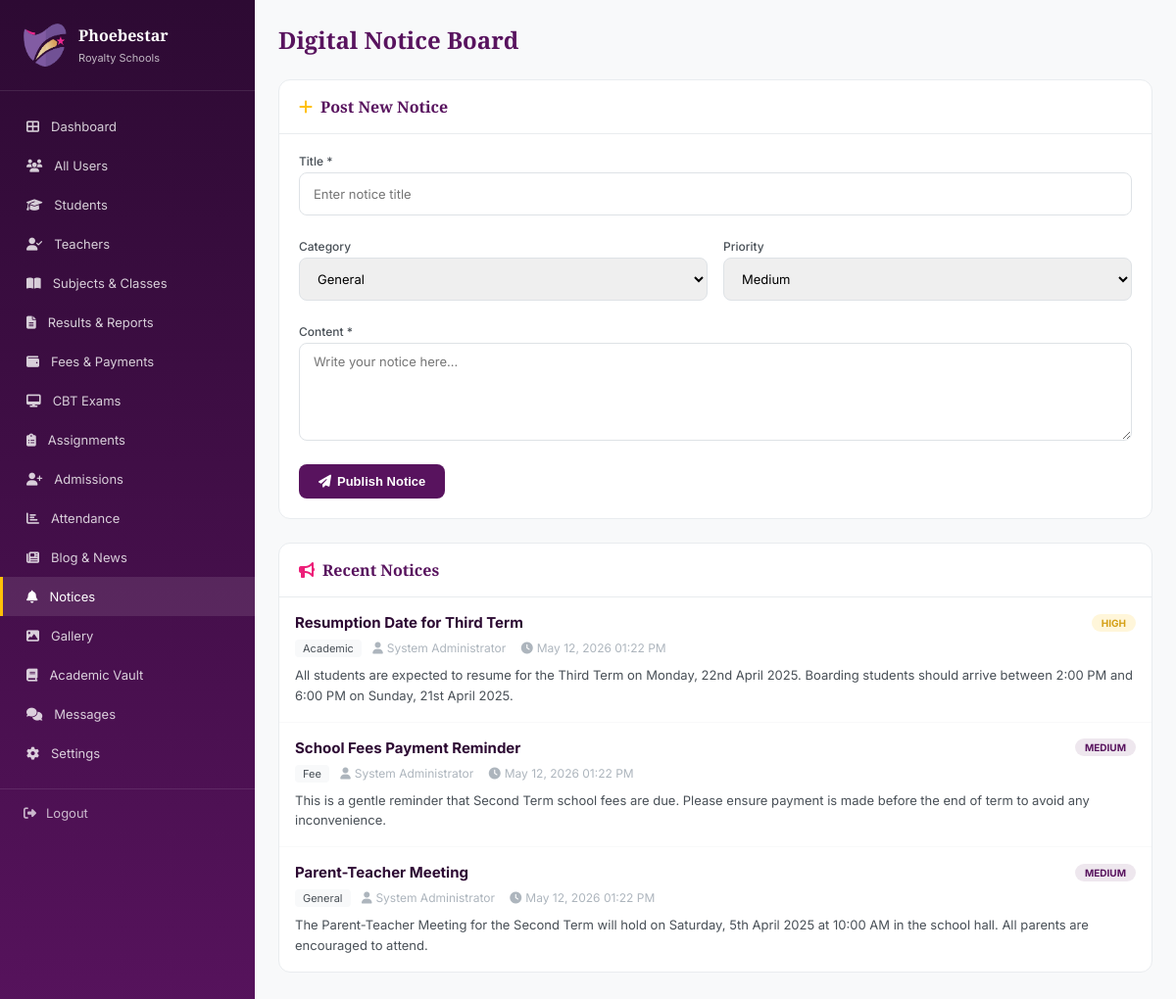
The page /public/pages/notices.php (signed in) on the database its author committed.
### tables this page shows
CREATE TABLE notices (
    id INT PRIMARY KEY AUTO_INCREMENT,
    title VARCHAR(200) NOT NULL,
    content TEXT NOT NULL,
    category ENUM('general', 'academic', 'sports', 'event', 'fee', 'exam', 'urgent') DEFAULT 'general',
    priority ENUM('low', 'medium', 'high', 'urgent') DEFAULT 'medium',
    target_roles JSON,
    target_classes JSON,
    attachment VARCHAR(255),
    posted_by INT,
    status ENUM('draft', 'published', 'archived') DEFAULT 'draft',
    publish_at DATETIME,
    expire_at DATETIME,
    created_at TIMESTAMP DEFAULT CURRENT_TIMESTAMP,
    FOREIGN KEY (posted_by) REFERENCES users(id) ON DELETE SET NULL
);

CREATE TABLE users (
    id INT PRIMARY KEY AUTO_INCREMENT,
    role_id INT NOT NULL DEFAULT 8,
    first_name VARCHAR(100) NOT NULL,
    last_name VARCHAR(100) NOT NULL,
    email VARCHAR(150) UNIQUE,
    phone VARCHAR(20),
    password_hash VARCHAR(255) NOT NULL,
    gender ENUM('Male', 'Female') DEFAULT NULL,
    date_of_birth DATE DEFAULT NULL,
    address TEXT,
    city VARCHAR(100) DEFAULT 'Osogbo',
    state VARCHAR(100) DEFAULT 'Osun State',
    passport_photo VARCHAR(255) DEFAULT NULL,
    barcode VARCHAR(100) UNIQUE,
    id_card_number VARCHAR(50) UNIQUE,
    status ENUM('active', 'inactive', 'suspended', 'graduated') DEFAULT 'active',
    last_login DATETIME,
    created_at TIMESTAMP DEFAULT CURRENT_TIMESTAMP,
    updated_at TIMESTAMP DEFAULT CURRENT_TIMESTAMP ON UPDATE CURRENT_TIMESTAMP,
    FOREIGN KEY (role_id) REFERENCES roles(id) ON DELETE RESTRICT
);

### includes/functions.php (called while the page is built, shortened)
<?php
function isLoggedIn() {
    return isset($_SESSION['user_id']) && $_SESSION['user_id'] > 0;
}
function getUserRole() {
    return $_SESSION['user_role'] ?? 'guest';
}
function hasRole($roles) {
    if (is_array($roles)) {
        return in_array($_SESSION['user_role'], $roles);
    }
    return $_SESSION['user_role'] === $roles;
}
function fetchAll($sql, $params = []) {
    $db = getDB();
    $stmt = $db->prepare($sql);
    $stmt->execute($params);
    return $stmt->fetchAll();
}
function sanitize($input) {
    return htmlspecialchars(trim($input), ENT_QUOTES, 'UTF-8');
}
function formatDate($date, $format = 'M d, Y') {
    return date($format, strtotime($date));
}
function getSidebarMenu($role) {
    $roleMap = [
        'proprietor' => 'admin',
        'director' => 'admin',
        'principal' => 'admin',
        'vice_principal' => 'teacher',
    ];
    $menuKey = $roleMap[$role] ?? $role;
    return $menus[$menuKey] ?? $menus['student'];
}

### public/pages/notices.php (the view, shortened to what this page needs)
<?php
require_once __DIR__ . '/../../includes/functions.php';
$role = getUserRole();
$sidebarMenu = getSidebarMenu($role);
$notices = fetchAll("SELECT n.*, u.first_name, u.last_name FROM notices n LEFT JOIN users u ON n.posted_by = u.id WHERE n.status = 'published' AND (n.expire_at IS NULL OR n.expire_at > NOW()) ORDER BY n.priority DESC, n.created_at DESC LIMIT 50");
?>
<!DOCTYPE html>
<html lang="en">
<head>
    <link rel="stylesheet" href="https://cdnjs.cloudflare.com/ajax/libs/font-awesome/6.5.1/css/all.min.css">
</head>
<body>
    <div class="dashboard">
        <aside class="sidebar" id="sidebar">
            <div class="sidebar-header">
                <img src="/public/assets/logo-icon.png" alt="PRS">
                <div><h3 style="font-size:16px;">Phoebestar</h3><span style="font-size:11px;opacity:0.7;">Royalty Schools</span></div>
            </div>
            <ul class="sidebar-menu">
                <?php foreach ($sidebarMenu as $item): ?>
                <li><a href="<?= $item['url'] ?>" class="<?= strpos($item['url'], 'notices') !== false ? 'active' : '' ?>"><i class="fas fa-<?= strtolower(str_replace(['LayoutDashboard','Users','GraduationCap','UserCheck','BookOpen','FileText','Wallet','Monitor','ClipboardList','UserPlus','BarChart3','Newspaper','Bell','Image','Library','MessageCircle','Settings'], ['th-large','users','graduation-cap','user-check','book-open','file-alt','wallet','desktop','clipboard-list','user-plus','chart-bar','newspaper','bell','image','book','comments','cog'], $item['icon'])) ?>"></i> <?= $item['label'] ?></a></li>
                <?php endforeach; ?>
            </ul>
            <div class="sidebar-footer"><a href="logout.php"><i class="fas fa-sign-out-alt"></i> Logout</a></div>
        </aside>
        <main class="main-content">
            <div class="top-bar">
                <div style="display:flex;align-items:center;gap:16px;">
                    <h1>Digital Notice Board</h1>
                </div>
            </div>
            <?php if (hasRole(['admin','principal'])): ?>
            <div class="card" style="margin-bottom:24px;">
                <div class="card-header"><h3><i class="fas fa-plus" style="color:var(--gold);margin-right:8px;"></i>Post New Notice</h3></div>
                <div class="card-body">
                    <form method="POST">
                        <div class="form-grid">
                            <div class="form-group full">
                                <label>Title *</label>
                                <input type="text" name="title" class="form-input" placeholder="Enter notice title" required>
                            </div>
                            <div class="form-group">
                                <label>Category</label>
                                <select name="category" class="form-input">
                                    <option value="general">General</option>
                                </select>
                            </div>
                            <div class="form-group">
                                <label>Priority</label>
                                <select name="priority" class="form-input">
                                    <option value="medium" selected>Medium</option>
                                </select>
                            </div>
                            <div class="form-group full">
                                <label>Content *</label>
                                <textarea name="content" class="form-input" placeholder="Write your notice here..." required></textarea>
                            </div>
                        </div>
                        <button type="submit" class="btn-primary" style="margin-top:12px;"><i class="fas fa-paper-plane"></i> Publish Notice</button>
                    </form>
                </div>
            </div>
            <?php endif; ?>
            <div class="card">
                <div class="card-header"><h3><i class="fas fa-bullhorn" style="color:var(--pink);margin-right:8px;"></i>Recent Notices</h3></div>
                <div class="card-body" style="padding:0;">
                    <?php if (empty($notices)): ?>
                    <p style="text-align:center;color:var(--gray-500);padding:40px;">No notices available</p>
                    <?php else: foreach ($notices as $notice): ?>
                    <div class="notice-item">
                        <div class="notice-header">
                            <h4><?= sanitize($notice['title']) ?></h4>
                            <span class="notice-priority priority-<?= $notice['priority'] ?>"><?= ucfirst($notice['priority']) ?></span>
                        </div>
                        <div class="notice-meta">
                            <span class="notice-category"><?= ucfirst($notice['category']) ?></span>
                            <i class="fas fa-user" style="margin-right:4px;"></i><?= sanitize(($notice['first_name'] ?? '') . ' ' . ($notice['last_name'] ?? '')) ?>
                            <i class="fas fa-clock" style="margin-left:12px;margin-right:4px;"></i><?= formatDate($notice['created_at'], 'M d, Y h:i A') ?>
                        </div>
                        <div class="notice-content"><?= nl2br(sanitize($notice['content'])) ?></div>
                    </div>
                    <?php endforeach; endif; ?>
                </div>
            </div>
        </main>
    </div>
</body>
</html>

### public/pages/notices.php (style rules this page uses)
:root { --purple: #58135E; --pink: #ED1E78; --gold: #FFC107; --dark-purple: #2D0A33; --gray-100: #F8F9FA; --gray-200: #E9ECEF; --gray-300: #DEE2E6; --gray-500: #ADB5BD; --gray-700: #495057; }
* { margin: 0; padding: 0; box-sizing: border-box; }
body { font-family: 'Inter', sans-serif; background: var(--gray-100); color: var(--gray-700); }
h1, h2, h3 { font-family: 'Playfair Display', serif; }
.dashboard { display: flex; min-height: 100vh; }
.sidebar { width: 260px; background: linear-gradient(180deg, var(--dark-purple), var(--purple)); color: #fff; position: fixed; top: 0; left: 0; bottom: 0; overflow-y: auto; z-index: 100; }
.sidebar-header { padding: 24px; border-bottom: 1px solid rgba(255,255,255,0.1); display: flex; align-items: center; gap: 12px; }
.sidebar-header img { width: 44px; height: 44px; border-radius: 8px; }
.sidebar-menu { padding: 16px 0; list-style: none; }
.sidebar-menu li a { display: flex; align-items: center; gap: 12px; padding: 12px 24px; color: rgba(255,255,255,0.8); text-decoration: none; font-size: 13px; transition: all 0.3s; border-left: 3px solid transparent; }
.sidebar-menu li a:hover, .sidebar-menu li a.active { background: rgba(255,255,255,0.1); color: #fff; border-left-color: var(--gold); }
.sidebar-footer { padding: 16px 24px; border-top: 1px solid rgba(255,255,255,0.1); }
.sidebar-footer a { color: rgba(255,255,255,0.7); text-decoration: none; font-size: 13px; display: flex; align-items: center; gap: 10px; }
.main-content { flex: 1; margin-left: 260px; padding: 24px; padding-bottom: 80px; }
.top-bar { display: flex; justify-content: space-between; align-items: center; margin-bottom: 24px; flex-wrap: wrap; gap: 12px; }
.top-bar h1 { font-size: 24px; color: var(--purple); }
.card { background: #fff; border-radius: 12px; border: 1px solid var(--gray-200); overflow: hidden; }
.card-header { padding: 16px 20px; border-bottom: 1px solid var(--gray-200); }
.card-header h3 { font-size: 16px; color: var(--purple); }
.card-body { padding: 20px; }
.btn-primary { background: var(--purple); color: #fff; border: none; border-radius: 8px; padding: 10px 20px; font-size: 13px; font-weight: 600; cursor: pointer; text-decoration: none; display: inline-flex; align-items: center; gap: 6px; transition: all 0.3s; }
.notice-item { padding: 16px; border-bottom: 1px solid var(--gray-100); transition: all 0.3s; }
.notice-item:last-child { border-bottom: none; }
.notice-header { display: flex; justify-content: space-between; align-items: center; margin-bottom: 8px; }
.notice-header h4 { font-size: 15px; color: var(--dark-purple); }
.notice-priority { display: inline-block; padding: 3px 10px; border-radius: 20px; font-size: 10px; font-weight: 700; text-transform: uppercase; }
.priority-high { background: rgba(255,193,7,0.15); color: #d4a017; }
.priority-medium { background: rgba(88,19,94,0.1); color: var(--purple); }
.notice-meta { font-size: 12px; color: var(--gray-500); margin-bottom: 8px; }
.notice-content { font-size: 13px; line-height: 1.6; }
.notice-category { display: inline-block; padding: 2px 8px; border-radius: 4px; font-size: 11px; background: var(--gray-100); color: var(--gray-700); margin-right: 8px; }
.form-grid { display: grid; grid-template-columns: 1fr 1fr; gap: 16px; }
.form-group { margin-bottom: 8px; }
.form-group.full { grid-column: 1 / -1; }
.form-group label { display: block; font-size: 12px; font-weight: 500; color: var(--gray-700); margin-bottom: 4px; }
.form-input { width: 100%; height: 44px; border: 1px solid var(--gray-300); border-radius: 8px; padding: 0 14px; font-size: 13px; font-family: 'Inter', sans-serif; transition: all 0.3s; }
textarea.form-input { height: 100px; padding: 10px 14px; resize: vertical; }

### rows shown on the page
notices: title "Resumption Date for Third Term", priority "HIGH", category "Academic", posted_by.last_name "System Administrator", created_at "May 12, 2026 01:22 PM", content "All students are expected to resume for the Third Term on Monday, 22nd April 2025. Boarding students should arrive between 2:00 PM and 6:00 PM on Sunday, 21st April 2025."
notices: title "School Fees Payment Reminder", priority "MEDIUM", category "Fee", posted_by.last_name "System Administrator", created_at "May 12, 2026 01:22 PM", content "This is a gentle reminder that Second Term school fees are due. Please ensure payment is made before the end of term to avoid any inconvenience."
notices: title "Parent-Teacher Meeting", priority "MEDIUM", category "General", posted_by.last_name "System Administrator", created_at "May 12, 2026 01:22 PM", content "The Parent-Teacher Meeting for the Second Term will hold on Saturday, 5th April 2025 at 10:00 AM in the school hall. All parents are encouraged to attend."

### other values the page prints
$item['label'] "Dashboard"
$item['label'] "All Users"
$item['label'] "Students"
$item['label'] "Teachers"
$item['label'] "Subjects & Classes"
$item['label'] "Results & Reports"
$item['label'] "Fees & Payments"
$item['label'] "CBT Exams"
$item['label'] "Assignments"
$item['label'] "Admissions"
$item['label'] "Attendance"
$item['label'] "Blog & News"
$item['label'] "Notices"
$item['label'] "Gallery"
$item['label'] "Academic Vault"
